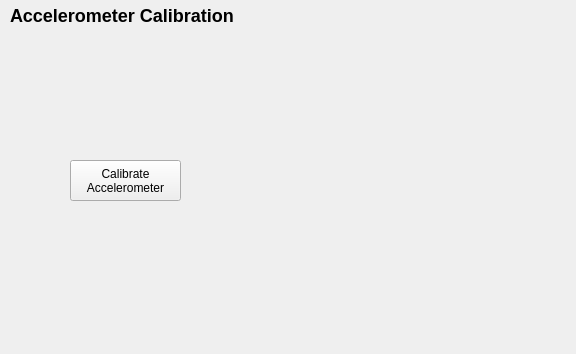
<?xml version="1.0" encoding="UTF-8"?>
<ui version="4.0">
 <class>AccelCalibrationConfig</class>
 <widget class="QWidget" name="AccelCalibrationConfig">
  <property name="geometry">
   <rect>
    <x>0</x>
    <y>0</y>
    <width>576</width>
    <height>354</height>
   </rect>
  </property>
  <property name="windowTitle">
   <string>Form</string>
  </property>
  <widget class="QLabel" name="label">
   <property name="geometry">
    <rect>
     <x>10</x>
     <y>0</y>
     <width>231</width>
     <height>31</height>
    </rect>
   </property>
   <property name="text">
    <string>&lt;h2&gt;Accelerometer Calibration&lt;/h2&gt;</string>
   </property>
   <property name="scaledContents">
    <bool>false</bool>
   </property>
  </widget>
  <widget class="QPushButton" name="calibrateAccelButton">
   <property name="geometry">
    <rect>
     <x>70</x>
     <y>160</y>
     <width>111</width>
     <height>41</height>
    </rect>
   </property>
   <property name="text">
    <string>Calibrate
Accelerometer</string>
   </property>
  </widget>
  <widget class="QLabel" name="outputLabel">
   <property name="geometry">
    <rect>
     <x>20</x>
     <y>50</y>
     <width>311</width>
     <height>101</height>
    </rect>
   </property>
   <property name="text">
    <string/>
   </property>
  </widget>
 </widget>
 <resources/>
 <connections/>
</ui>
